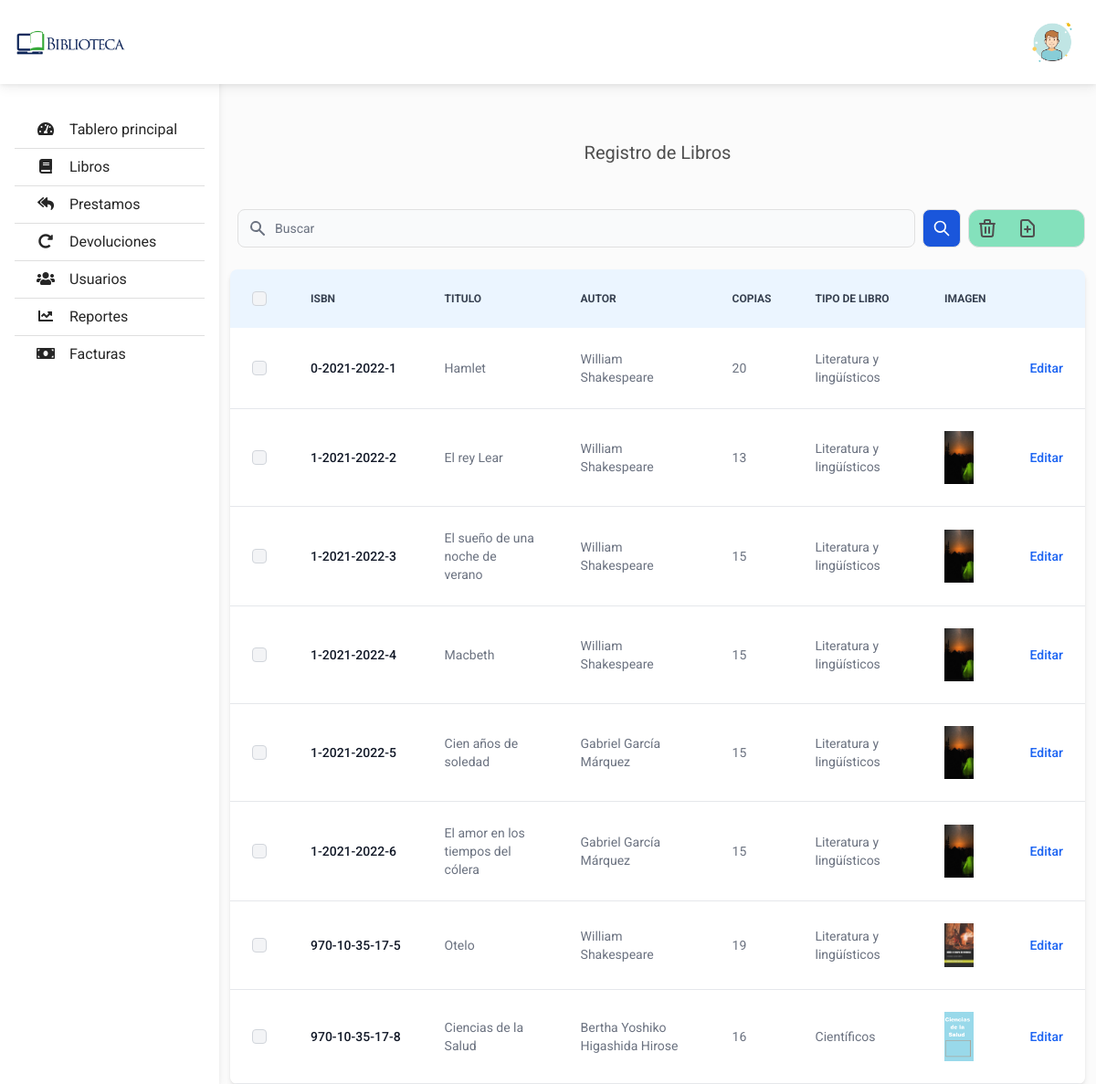
Page /php/view/books/index.php on the committed database.
### tables this page shows
CREATE TABLE `libro` (
  `id` int(11) NOT NULL,
  `isbn` varchar(18) NOT NULL,
  `titulo` varchar(50) NOT NULL,
  `idAutor` int(11) NOT NULL,
  `tipoLibro` tinyint(3) NOT NULL,
  `codigoBbliotecario` int(11) NOT NULL,
  `estado` tinyint(1) NOT NULL DEFAULT 1,
  `image` varchar(100) DEFAULT NULL,
  `fechaRegistro` datetime NOT NULL DEFAULT current_timestamp()
);

### php/view/books/index.php (called while the page is built, shortened)
<?php
require_once('../../components/head.php');
require_once('../../traits/Database.php');
require_once('../../classes/Books.php');
require_once('tabla.php');
?>

### php/classes/Books.php (called while the page is built, shortened)
<?php
class Books extends Crud
{
    function Select($sql)
    {
        $query = $this->pdo()->prepare($sql);
        $query->execute();
        return $query->fetchAll(PDO::FETCH_OBJ);
    }
}
$book = new Books();

### php/traits/Database.php (called while the page is built)
<?php
trait Database
{
    protected function pdo()
    {
        $host = "mysql:host=localhost;dbname=bd-biblioteca";
        $username = "root";
        $password = "";
        $option = [PDO::ATTR_ERRMODE => PDO::ERRMODE_WARNING];
        try {
            $pdo = new PDO($host, $username, $password, $option);
            if ($pdo instanceof PDO) {
                return $pdo;
            } else {
                throw new Exception(message: "Database not found");
            }
        } catch (PDOException $e) {
            die($e->getMessage());
        }
    }
}

### php/view/books/tabla.php (the view, shortened to what this page needs)
<p class="text-center text-xl py-4">Registro de Libros</p>
<div class="flex justify-between py-4">
    <div class="order-last">
        <div class="w-32 rounded-xl bg-green-300 bg-gradient-to-r dark:bg-gray-900 border border-gray-200 dark:border-gray-700 p-2 sm:p-6">
            <div class="flex space-x-5">
                <a href="/biblioteca/book.php">
                    <svg class="w-6 h-6" fill="none" stroke="currentColor" viewBox="0 0 24 24" xmlns="http://www.w3.org/2000/svg">
                        <path stroke-linecap="round" stroke-linejoin="round" stroke-width="2" d="M9 13h6m-3-3v6m5 5H7a2 2 0 01-2-2V5a2 2 0 012-2h5.586a1 1 0 01.707.293l5.414 5.414a1 1 0 01.293.707V19a2 2 0 01-2 2z"></path>
                    </svg>
                </a>
            </div>
        </div>
    </div>
    <div class="w-full px-2">
        <?php require_once('../../components/buscar.php'); ?>
    </div>
</div>
<div class="relative overflow-x-auto shadow-md sm:rounded-lg">
    <table class="w-full text-sm text-left text-gray-500 dark:text-gray-400">
        <thead class="text-xs text-gray-700 uppercase bg-blue-50 dark:bg-gray-700 dark:text-gray-400">
            <tr>
                <th scope="col" class="p-4">
                    <div class="flex items-center">
                        <input id="checkbox-all" type="checkbox" class="w-4 h-4 text-blue-600 bg-gray-100 border-gray-300 rounded focus:ring-blue-500 dark:focus:ring-blue-600 dark:ring-offset-gray-800 focus:ring-2 dark:bg-gray-700 dark:border-gray-600">
                    </div>
                </th>
                <th scope="col" class="px-6 py-3">ISBN</th>
                <th scope="col" class="px-6 py-3">Titulo</th>
                <th scope="col" class="px-6 py-3">Autor</th>
                <th scope="col" class="px-6 py-3">Copias</th>
                <th scope="col" class="px-6 py-3">Tipo de Libro</th>
                <th scope="col" class="px-6 py-3">imagen</th>
                <th scope="col" class="px-6 py-3">
                </th>
            </tr>
        </thead>
        <tbody>
            <?php
            $sql = "SELECT * FROM `v_libros`;";
            $columnaLibro = $book->Select($sql);
            foreach ($columnaLibro as  $dato) {
            ?>
                <tr class="bg-white border-b dark:bg-gray-800 dark:border-gray-700 hover:bg-gray-50 dark:hover:bg-gray-600">
                    <td class="w-4 p-4">
                        <div class="flex items-center">
                            <input id="checkbox-table-1" value="<?php echo $dato->isbn; ?>" type="checkbox" class="w-4 h-4 text-blue-600 bg-gray-100 border-gray-300 rounded focus:ring-blue-500 dark:focus:ring-blue-600 dark:ring-offset-gray-800 focus:ring-2 dark:bg-gray-700 dark:border-gray-600">
                        </div>
                    </td>
                    <th scope="row" class="px-6 py-4 font-medium text-gray-900 dark:text-white whitespace-nowrap">
                        <?php echo $dato->isbn; ?>
                    </th>
                    <td class="px-6 py-4">
                        <?php echo $dato->titulo; ?>
                    </td>
                    <td class="px-6 py-4">
                        <?php echo $dato->Autor; ?>
                    </td>
                    <td class="px-6 py-4">
                        <?php echo $dato->copias; ?>
                    </td>
                    <td class="px-6 py-4">
                        <?php echo $dato->{'Tipo de Libro'}; ?>
                    </td>
                    <td class="px-6 py-4">
                        <img src="/biblioteca/php/public/images/books/<?= $dato->image; ?>" alt="" class="w-8">
                    </td>
                    <td class="px-6 py-4 text-right">
                        <a href="/biblioteca/book.php?id=<?= $dato->{'id libro'}; ?>" name="editar" class="font-medium text-blue-600 dark:text-blue-500 hover:underline" data-modal-toggle="editbook-modall">Editar</a>
                    </td>
                </tr>
            <?php
            }
            ?>
        </tbody>
    </table>
</div>

### php/components/head.php (shortened to what this page needs)
<!DOCTYPE html>
<html lang="es">
<head>
    <link rel="stylesheet" href="https://use.fontawesome.com/releases/v5.11.2/css/all.css" />
    <link rel="stylesheet" href="/biblioteca/assets/css/bootstrap.min.css" />
    <link rel="stylesheet" href="/biblioteca/assets/css/app.css">
    <link rel="stylesheet" href="/biblioteca/assets/css/style.css" />
</head>
<body>
    <?php require_once('menu.php'); ?>
    <main style="margin-top: 105px">
        <div class="container pt-4">

### php/components/menu.php
<header>
    <?php require_once('sidebar.php'); ?>
    <?php require_once('navbar.php'); ?>
</header>

### php/components/sidebar.php
<nav id="sidebarMenu" class="collapse d-lg-block sidebar collapse bg-white">
    <div class="position-sticky" style="margin-top: 4rem;">
        <div class="list-group list-group-flush mx-3 mt-4">
            <a href="/biblioteca/" class="list-group-item list-group-item-action py-2 ripple" aria-current="true">
                <i class="fas fa-tachometer-alt fa-fw me-3"></i><span>Tablero principal</span>
            </a>
            <a href="/biblioteca/php/view/books/index.php" class="list-group-item list-group-item-action py-2 ripple">
                <i class="fas fa-book fa-fw me-3"></i><span>Libros</span>
            </a>
            <a href="/biblioteca/prestamos.php" class="list-group-item list-group-item-action py-2 ripple"><i class="fas fa-reply-all fa-fw me-3"></i><span>Prestamos</span></a>
            <a href="/biblioteca/devoluciones.php" class="list-group-item list-group-item-action py-2 ripple"><i class="fas fa-redo-alt fa-fw me-3"></i><span>Devoluciones</span></a>
            <a href="#" class="list-group-item list-group-item-action py-2 ripple"><i class="fas fa-users fa-fw me-3"></i><span>Usuarios</span></a>
            <a href="#" class="list-group-item list-group-item-action py-2 ripple"><i class="fas fa-chart-line fa-fw me-3"></i><span>Reportes</span></a>
            <a href="#" class="list-group-item list-group-item-action py-2 ripple"><i class="fas fa-money-bill fa-fw me-3"></i><span>Facturas</span></a>
        </div>
    </div>
</nav>

### php/components/navbar.php (shortened to what this page needs)
<nav id="main-navbar" class="navbar navbar-expand-lg navbar-light bg-white fixed-top">
    <div class="container-fluid">
        <a class="navbar-brand" href="/biblioteca">
            <img src="/biblioteca/assets/image/logo.jpg" height="35" width="130" alt="" loading="lazy" />
        </a>
        <ul class="navbar-nav ms-auto d-flex flex-row">
            <li class="nav-item dropdown">
                <a class="nav-link dropdown-toggle hidden-arrow d-flex align-items-center" href="#" id="navbarDropdownMenuLink" role="button" data-mdb-toggle="dropdown" aria-expanded="false">
                    <img src="/biblioteca/assets/image/icon-usuario.png" class="rounded-circle" width="55" height="35" alt="Usuario" loading="lazy" />
                </a>
            </li>
        </ul>
    </div>
</nav>

### php/components/buscar.php (shortened to what this page needs)
<form class="flex items-center">
    <div class="relative w-full">
        <div class="flex absolute inset-y-0 left-0 items-center pl-3 pointer-events-none">
        </div>
        <input type="search" id="simple-search" class="bg-gray-50 border border-gray-300 text-gray-900 text-sm rounded-lg focus:ring-blue-500 focus:border-blue-500 block w-full pl-10 p-2.5  dark:bg-gray-700 dark:border-gray-600 dark:placeholder-gray-400 dark:text-white dark:focus:ring-blue-500 dark:focus:border-blue-500" placeholder="Buscar" required>
    </div>
    <button type="submit" class="p-2.5 ml-2 text-sm font-medium text-white bg-blue-700 rounded-lg border border-blue-700 hover:bg-blue-800 focus:ring-4 focus:outline-none focus:ring-blue-300 dark:bg-blue-600 dark:hover:bg-blue-700 dark:focus:ring-blue-800"><svg class="w-5 h-5" fill="none" stroke="currentColor" viewBox="0 0 24 24" xmlns="http://www.w3.org/2000/svg">
            <path stroke-linecap="round" stroke-linejoin="round" stroke-width="2" d="M21 21l-6-6m2-5a7 7 0 11-14 0 7 7 0 0114 0z"></path>
        </svg>
    </button>
</form>

### assets/css/style.css (style rules this page uses)
body { background-color: #fbfbfb; }
@media (min-width: 991.98px) { main { padding-left: 240px; } }
.sidebar { position: fixed; top: 0; bottom: 0; left: 0; padding: 58px 0 0; box-shadow: 0 2px 5px 0 rgb(0 0 0 / 5%), 0 2px 10px 0 rgb(0 0 0 / 5%); width: 240px; z-index: 600; }

### rows in the picture
libro: isbn "0-2021-2022-1", titulo "Hamlet", Autor "William Shakespeare", copias "20", dato "Literatura y lingüísticos"
libro: isbn "1-2021-2022-2", titulo "El rey Lear", Autor "William Shakespeare", copias "13", dato "Literatura y lingüísticos", image (placeholder picture)
libro: isbn "1-2021-2022-3", titulo "El sueño de una noche de verano", Autor "William Shakespeare", copias "15", dato "Literatura y lingüísticos", image (placeholder picture)
libro: isbn "1-2021-2022-4", titulo "Macbeth", Autor "William Shakespeare", copias "15", dato "Literatura y lingüísticos", image (placeholder picture)
libro: isbn "1-2021-2022-5", titulo "Cien años de soledad", Autor "Gabriel García Márquez", copias "15", dato "Literatura y lingüísticos", image (placeholder picture)
libro: isbn "1-2021-2022-6", titulo "El amor en los tiempos del cólera", Autor "Gabriel García Márquez", copias "15", dato "Literatura y lingüísticos", image (placeholder picture)
libro: isbn "970-10-35-17-5", titulo "Otelo", Autor "William Shakespeare", copias "19", dato "Literatura y lingüísticos", image (picture)
libro: isbn "970-10-35-17-8", titulo "Ciencias de la Salud", Autor "Bertha Yoshiko Higashida Hirose", copias "16", dato "Científicos", image (picture)
